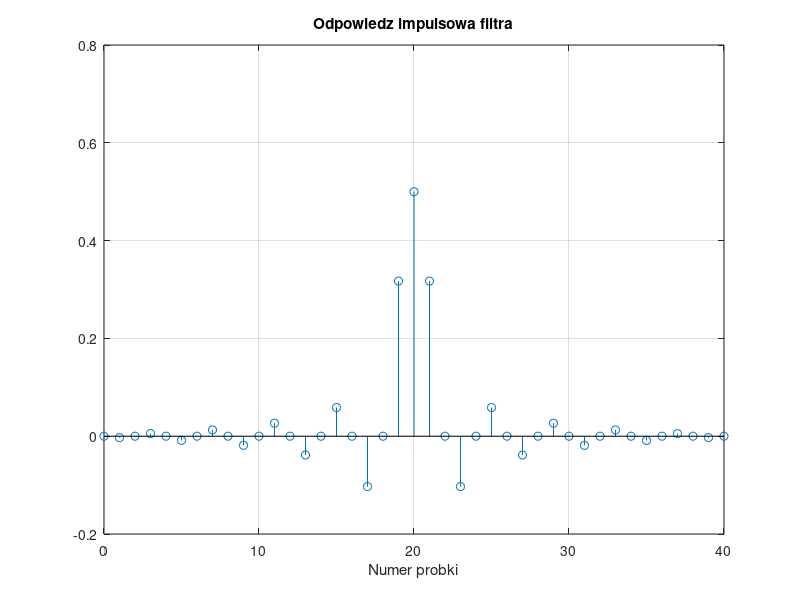
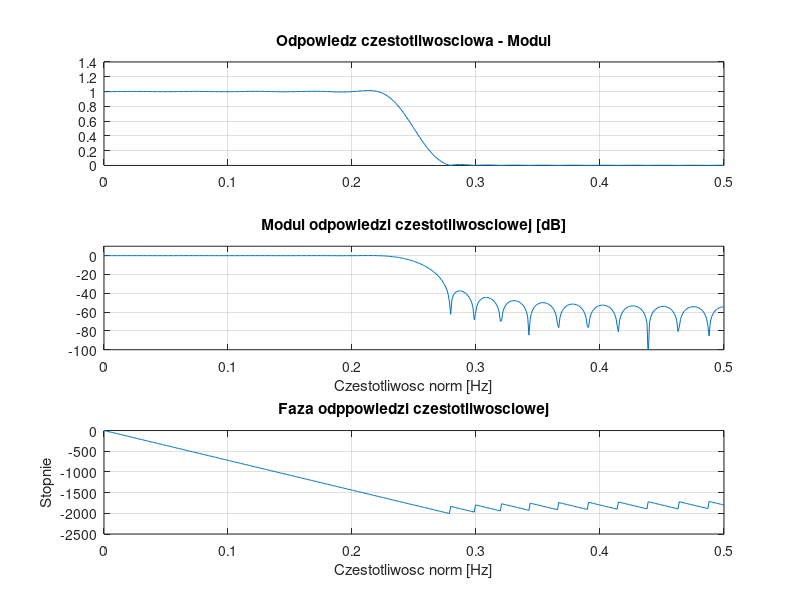

Write MATLAB code to recreate these figures, in order.
%==========================================================================
% Projektowanie nierekursywnych filtrow cyfrowych metoda probkowania w
% dziedzinie czestotliwosci i optymalizacji sredniokwadratowej
%==========================================================================
close all;
clear all;
clc;

M=20;                   %polowa dlugosci filtra
N=2*M+1;                %dlugosc filtra
K=50;                   %liczba punktow ch-ki czestot. (parzysta, K=>2M)

L1=floor(K/4);          %liczba jedynek 
Ak=[ones(1,L1) 0.75 0.25 zeros(1,K-(2*L1-1)-4) 0.25 0.75 ones(1,L1-1)];
                        %wektor skladajacy sie z L1 jedynek, potem 
                        %przejscie do zer i przejscie do jedynek
Ak=Ak';                 %zmiana wektora na pionowy

wp=1;                   %waga odcinka PassBand
wt=1;                   %waga odcinka TransientBand (przejscia)
ws=1;                   %waga odcinka StopBand

w=[wp*ones(1,L1) wt wt ws*ones(1,K-(2*L1-1)-4) wt wt wp*ones(1,L1-1)];

W=zeros(K,K);           %macierz pusta, kwadratowa
                        %[0   0   0;
                        % 0   0   0;
                        % 0   0   0]
for i=1:K
    W(i,i)=w(i);        %petla dodajaca do macierzy, wagi na przekatnej
end                     %[w   0   0;
                        % 0   w   0;
                        % 0   0   w]
                        
F=[];                   %inicjalizacja macierzy F
n=0:M-1;

for i=0:K-1             %wyznaczenie macierzy F (strona 318 wz 12.43)
    F=[F; 2*cos(2*pi*(M-n)*i/K) 1];
end

%=========== dla h minimalizujacego, blad WFh=WAk

h = pinv(W*F)*(W*Ak);
h = [ h; h(M:-1:1) ];

n=0:2*M;

figure(2)
stem(n,h);
grid;
title('Odpowiedz impulsowa filtra');
xlabel('Numer probki');

NF=500;
wn=0:pi/(NF-1):pi;
fn=wn/(2*pi);
H=freqz(h,1,wn);

figure(3)
subplot(311);
plot(fn,abs(H));
grid;
title('Odpowiedz czestotliwosciowa - Modul');

subplot(312);
plot(fn,20*log10(abs(H)));
grid;
title('Modul odpowiedzi czestotliwosciowej [dB]');
xlabel('Czestotliwosc norm [Hz]');
axis([0 0.5 -100 10]);

subplot(313);
plot(fn,180/pi*unwrap(angle(H)));
grid;
title('Faza odppowiedzi czestotliwosciowej');
ylabel('Stopnie');
xlabel('Czestotliwosc norm [Hz]');


